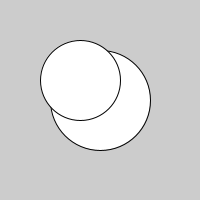
Frame 1 (no input)
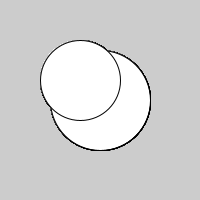
Frame 60 (the mouse pressed at the canvas centre just before this capture)
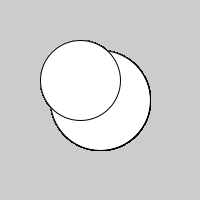
Frame 120 (the mouse held since frame 60 and released just before this capture)

The Processing sketch that drew these frames (run headless with seeded random() and noise(); from frame 60 on, the mouse is pressed at the canvas centre):

// Processing sketch: processing_90698
// ── processing_90698.pde

// VARIABLES
//DIFFERENT TYPES AND WAYS TO CREATE VARIABLES

int potato; //declared a variable
//potato = 12;  // assigned a  value to potato

float tomato = 2.5 ; //combining the above 2 tasks
//different types of variables
boolean bool = true; //true or false
byte bite = -128; // creates a 8-digit binary number from -128 to 127



float xPos ;
float yPos ;

void setup(){
  size(200,200);
xPos = width/2;
yPos = height/2;
}
void draw (){
  ellipse(xPos,yPos,100,100);
  ellipse(xPos-20,yPos-20,80,80);
}
